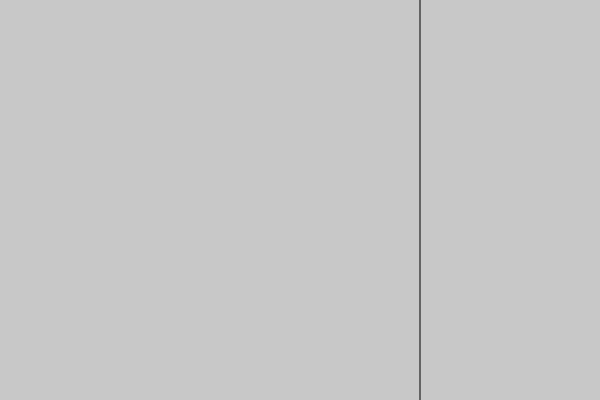
Frame 1 (no input)
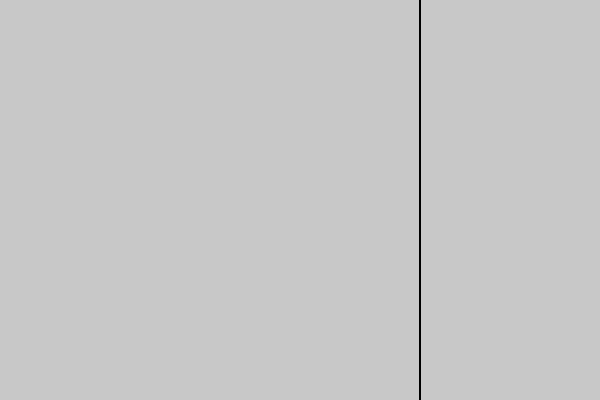
Frame 60 (no input)
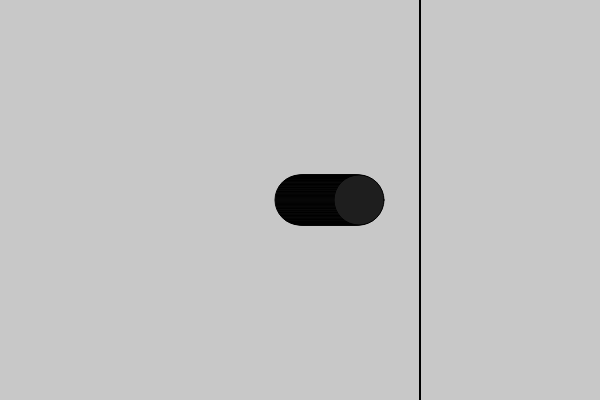
Frame 120 (the mouse pressed at the canvas centre since frame 60)

The p5.js sketch that drew these frames (run headless with seeded random() and noise() and a simulated clock; from frame 60 on, the mouse is pressed at the canvas centre):

// p5.js sketch
// ── sketch.js
function setup() {
	createCanvas(600, 400);
	background(200);
}

function draw() {
  line(420, 400, 420, 0);
	if (mouseIsPressed) {
		fill(30);
    ellipse(mouseX, mouseY, 50, 50);
}
  mouseX = mouseX + 1;
	
	if (mouseX > 400) {
		background (50, 0, 50);
	}

}
// ── main.css
.main {
 display: flex;
}
.dog {
display: inline;
margin right: 2rem;
}
.video{
display: inline;
margin: 2rem;
}
